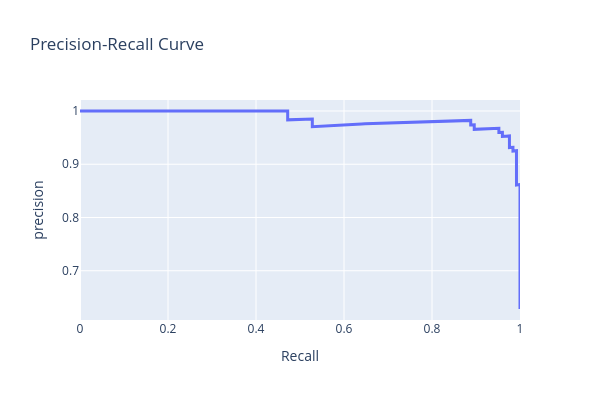

Notebook source saved alongside this figure:
### Code cell
fig = go.Figure()

fig.add_trace(go.Scatter(
    x = recall, y = precision, mode = 'lines', 
    name = f"PR Curve (AP = {ap :.3f})",
    line = dict(width = 3)
))

fig.update_layout(
    title = "Precision-Recall Curve",
    xaxis_title = "Recall",
    yaxis_title = "precision",
    width = 600,
    height = 400
)

fig.show()
print("Average Precision (AP) : " , ap)

### Figure 1 — Plotly figure (JSON) as saved in the notebook; plotly's stock layout.template omitted (floating-point values rounded to 4 significant figures; data arrays with more than 128 entries replaced by an {"elided": "..."} marker saying what was removed)
{"data": [{"line": {"width": 3}, "mode": "lines", "name": "PR Curve (AP = 0.986)", "type": "scatter", "x": {"elided": "200 float values"}, "y": {"elided": "200 float values"}}], "layout": {"height": 400, "title": {"text": "Precision-Recall Curve"}, "width": 600, "xaxis": {"title": {"text": "Recall"}}, "yaxis": {"title": {"text": "precision"}}}}
